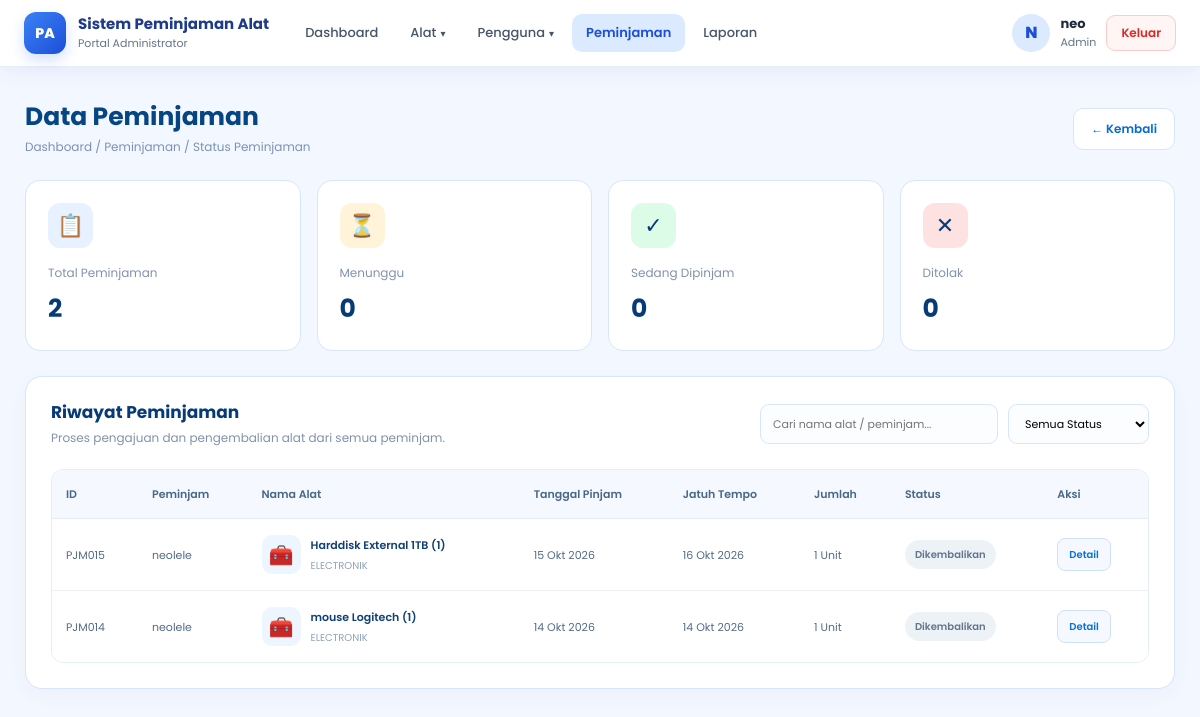
Page /admin/status_peminjaman.php (signed in) on the committed database.
### tables this page shows
CREATE TABLE `users` (
  `id` int(11) NOT NULL,
  `username` varchar(50) NOT NULL,
  `nama_lengkap` varchar(100) NOT NULL,
  `alamat` varchar(225) NOT NULL,
  `password` varchar(255) NOT NULL,
  `role` enum('admin','petugas','peminjam') NOT NULL
);

CREATE TABLE `peminjaman` (
  `id_peminjaman` int(11) NOT NULL,
  `id_user` int(11) NOT NULL,
  `tanggal_pinjam` date NOT NULL,
  `tanggal_jatuh_tempo` date NOT NULL,
  `status` enum('diajukan','dipinjam','dikembalikan','terlambat','ditolak') NOT NULL DEFAULT 'diajukan'
);

### includes/auth.php (called while the page is built, shortened)
<?php
function e($v): string
{
    return htmlspecialchars((string)$v, ENT_QUOTES, 'UTF-8');
}
function auth_user(PDO $pdo): array
{
    static $user = null;
    if ($user !== null) {
        return $user;
    }
    $s = $pdo->prepare('SELECT id, username, nama_lengkap, role FROM users WHERE id = ?');
    $s->execute([$_SESSION['user_id']]);
    $user = $s->fetch();
    return $user;
}
function dashboard_url(string $role): string
{
    return match ($role) {
        'admin'   => 'dashboard_admin.php',
        'petugas' => 'status_peminjaman.php',
        default   => 'lihat_alat.php',
    };
}
function tgl_id(?string $d): string
{
    $bulan = ['', 'Jan', 'Feb', 'Mar', 'Apr', 'Mei', 'Jun', 'Jul', 'Agu', 'Sep', 'Okt', 'Nov', 'Des'];
    $t = strtotime($d);
    return date('j', $t) . ' ' . $bulan[(int)date('n', $t)] . ' ' . date('Y', $t);
}
function rupiah($n): string
{
    return 'Rp ' . number_format((float)$n, 0, ',', '.');
}
function kode(string $prefix, int $id): string
{
    return $prefix . str_pad((string)$id, 3, '0', STR_PAD_LEFT);
}
function role_label(string $role): string
{
    return ['admin' => 'Admin', 'petugas' => 'Petugas', 'peminjam' => 'Peminjam'][$role] ?? ucfirst($role);
}
function status_label(string $s): string
{
    return [
        'diajukan'     => 'Menunggu',
        'dipinjam'     => 'Sedang Dipinjam',
        'terlambat'    => 'Terlambat',
        'dikembalikan' => 'Dikembalikan',
        'ditolak'      => 'Ditolak',
    ][$s] ?? ucfirst($s);
}

### admin/status_peminjaman.php (the view, shortened to what this page needs)
<?php
require_once __DIR__ . '/../includes/auth.php';
$me = auth_user($pdo);
$staff = in_array($me['role'], ['admin', 'petugas'], true);
$sql = "SELECT p.id_peminjaman, p.tanggal_pinjam, p.tanggal_jatuh_tempo, p.status,
               MAX(u.nama_lengkap) AS peminjam,
               GROUP_CONCAT(CONCAT(a.nama_alat, ' (', d.jumlah_alat, ')') ORDER BY a.nama_alat SEPARATOR ', ') AS alat,
               GROUP_CONCAT(DISTINCT k.nama_kategori SEPARATOR ', ') AS kategori,
               COALESCE(SUM(d.jumlah_alat), 0) AS total,
               MAX(pg.tanggal_kembali) AS tgl_kembali,
               MAX(pg.kondisi_alat) AS kondisi_kembali,
               MAX(pg.denda) AS denda
        FROM peminjaman p
        JOIN users u ON u.id = p.id_user
        LEFT JOIN detail_peminjaman d ON d.id_peminjaman = p.id_peminjaman
        LEFT JOIN alat a ON a.id_alat = d.id_alat
        LEFT JOIN kategori k ON k.id_kategori = a.id_kategori
        LEFT JOIN pengembalian pg ON pg.id_peminjaman = p.id_peminjaman "
     . ($staff ? '' : 'WHERE p.id_user = :uid ')
     . 'GROUP BY p.id_peminjaman ORDER BY p.id_peminjaman DESC';
$st = $pdo->prepare($sql);
$st->execute($staff ? [] : ['uid' => $me['id']]);
$rows = $st->fetchAll();
$cnt = ['total' => count($rows), 'menunggu' => 0, 'dipinjam' => 0, 'ditolak' => 0];
function catatan_status(array $r): string
{
    switch ($r['status']) {
        case 'dikembalikan':
            return 'Dikembalikan ' . tgl_id($r['tgl_kembali']) . ' dengan kondisi ' . ($r['kondisi_kembali'] ?? '-')
                . '. Denda: ' . rupiah($r['denda'] ?? 0) . '.';
    }
    return '-';
}
?>
<!DOCTYPE html>
<html lang="id">
<head>
    <link rel="stylesheet" href="../asset/css/bootstrap.css">
    <link rel="stylesheet" href="../asset/css/navbar.css">
</head>
<body>
<?php include __DIR__ . '/../includes/navbar.php'; ?>
<div class="nv-page">
<div class="container-status">
    <div class="d-flex justify-content-between align-items-center flex-wrap gap-3 mb-4">
        <div>
            <h2 class="page-title"><?= $staff ? 'Data Peminjaman' : 'Status Peminjaman' ?></h2>
            <div class="breadcrumb-text mb-0">
                Dashboard / Peminjaman / Status Peminjaman
            </div>
        </div>
        <a href="<?= e(dashboard_url($me['role'])) ?>" class="btn-kembali">
            ← Kembali
        </a>
    </div>
    <div class="row g-3">
        <div class="col-6 col-lg-3">
            <div class="stat-card">
                <div class="stat-icon icon-total">📋</div>
                <div class="stat-label">Total Peminjaman</div>
                <div class="stat-number"><?= $cnt['total'] ?></div>
            </div>
        </div>
        <div class="col-6 col-lg-3">
            <div class="stat-card">
                <div class="stat-icon icon-menunggu">⏳</div>
                <div class="stat-label">Menunggu</div>
                <div class="stat-number"><?= $cnt['menunggu'] ?></div>
            </div>
        </div>
        <div class="col-6 col-lg-3">
            <div class="stat-card">
                <div class="stat-icon icon-disetujui">✓</div>
                <div class="stat-label">Sedang Dipinjam</div>
                <div class="stat-number"><?= $cnt['dipinjam'] ?></div>
            </div>
        </div>
        <div class="col-6 col-lg-3">
            <div class="stat-card">
                <div class="stat-icon icon-ditolak">✕</div>
                <div class="stat-label">Ditolak</div>
                <div class="stat-number"><?= $cnt['ditolak'] ?></div>
            </div>
        </div>
    </div>
    <div class="main-card">
        <div class="main-card-header">
            <div>
                <h4>Riwayat Peminjaman</h4>
                <p><?= $staff ? 'Proses pengajuan dan pengembalian alat dari semua peminjam.' : 'Pantau status pengajuan dan pengembalian alatmu.' ?></p>
            </div>
            <div class="filter-area">
                <input type="text" id="cariPeminjaman" placeholder="Cari nama alat<?= $staff ? ' / peminjam' : '' ?>...">
                <select id="filterStatus">
                    <option value="">Semua Status</option>
                </select>
            </div>
        </div>
        <div class="table-responsive">
            <table class="table">
                <thead>
                    <tr>
                        <th>ID</th>
                        <?php if ($staff): ?><th>Peminjam</th><?php endif; ?>
                        <th>Nama Alat</th>
                        <th>Tanggal Pinjam</th>
                        <th>Jatuh Tempo</th>
                        <th>Jumlah</th>
                        <th>Status</th>
                        <th>Aksi</th>
                    </tr>
                </thead>
                <tbody id="tabelPeminjaman">
                <?php foreach ($rows as $r): ?>
                    <?php
                    $idKode = kode('PJM', (int)$r['id_peminjaman']);
                    ?>
                    <tr class="data-peminjaman"
                        data-nama="<?= e(mb_strtolower($r['alat'] . ' ' . $r['peminjam'])) ?>"
                        data-status="<?= e($r['status']) ?>"
                        data-id="<?= e($idKode) ?>"
                        data-alat="<?= e($r['alat'] ?? '-') ?>"
                        data-peminjam="<?= e($r['peminjam']) ?>"
                        data-tanggal-pinjam="<?= e(tgl_id($r['tanggal_pinjam'])) ?>"
                        data-tanggal-kembali="<?= e(tgl_id($r['tanggal_jatuh_tempo'])) ?>"
                        data-jumlah="<?= (int)$r['total'] ?> Unit"
                        data-catatan="<?= e(catatan_status($r)) ?>">
                        <td><?= e($idKode) ?></td>
                        <?php if ($staff): ?><td><?= e($r['peminjam']) ?></td><?php endif; ?>
                        <td>
                            <div class="alat-info">
                                <div class="alat-icon">🧰</div>
                                <div>
                                    <div class="alat-name"><?= e($r['alat'] ?? '-') ?></div>
                                    <div class="alat-category"><?= e($r['kategori'] ?? '-') ?></div>
                                </div>
                            </div>
                        </td>
                        <td><?= e(tgl_id($r['tanggal_pinjam'])) ?></td>
                        <td><?= e(tgl_id($r['tanggal_jatuh_tempo'])) ?></td>
                        <td><?= (int)$r['total'] ?> Unit</td>
                        <td>
                            <?php
                            $badge = $r['status'] === 'diajukan' ? 'menunggu' : $r['status'];
                            ?>
                            <span class="badge-status <?= e($badge) ?>"><?= e(status_label($r['status'])) ?></span>
                        </td>
                        <td>
                            <div class="aksi-wrap">
                                <button class="btn-detail" type="button" onclick="lihatDetail(this)">Detail</button>
                            </div>
                        </td>
                    </tr>
                <?php endforeach; ?>
                </tbody>
            </table>
        </div>
    </div>
</div>
</div>
</body>
</html>

### includes/navbar.php (shortened to what this page needs)
<?php
require_once __DIR__ . '/auth.php';
$nvUser  = auth_user($pdo);
$nvRole  = $nvUser['role'];
$nvAlias = ['edit_petugas.php' => 'daftar_user.php'];
$nvCur   = basename(parse_url($_SERVER['REQUEST_URI'], PHP_URL_PATH));
$nvCur   = $nvAlias[$nvCur] ?? $nvCur;
$nvMenus = match ($nvRole) {
    'admin' => [
        ['Dashboard', 'dashboard_admin.php'],
        ['Alat', null, [
            ['Lihat Alat', 'lihat_alat.php'],
            ['Tambah Alat', 'tambah_alat.php'],
            ['Edit Alat', 'edit_alat.php'],
            ['Hapus Alat', 'delete_alat.php'],
        ]],
        ['Pengguna', null, [
            ['Daftar User', 'daftar_user.php'],
            ['Tambah User', 'edit_user.php?tambah=1'],
            ['Daftar Petugas', 'daftar_user.php?role=petugas'],
        ]],
        ['Peminjaman', 'status_peminjaman.php'],
        ['Laporan', 'laporan.php'],
    ],
    'petugas' => [
        ['Peminjaman', 'status_peminjaman.php'],
        ['Lihat Alat', 'lihat_alat.php'],
        ['Laporan', 'laporan.php'],
    ],
    default => [
        ['Lihat Alat', 'lihat_alat.php'],
        ['Pinjam Alat', 'pinjam_alat.php'],
        ['Status Peminjaman', 'status_peminjaman.php'],
    ],
};
function nv_is_active(string $href, string $cur): bool
{
    return basename(parse_url($href, PHP_URL_PATH)) === $cur;
}
$nvInisial = mb_strtoupper(mb_substr($nvUser['nama_lengkap'] ?: $nvUser['username'], 0, 1));
$nvPortal  = ['admin' => 'Portal Administrator', 'petugas' => 'Portal Petugas', 'peminjam' => 'Portal Peminjam'][$nvRole] ?? '';
?>
<header class="nv">
    <div class="nv-inner">
        <a class="nv-brand" href="<?= e(dashboard_url($nvRole)) ?>">
            <span class="nv-logo">PA</span>
            <span class="nv-brandtext">
                <strong>Sistem Peminjaman Alat</strong>
                <small><?= e($nvPortal) ?></small>
            </span>
        </a>
        <div class="nv-collapse" id="nvCollapse">
            <nav class="nv-menu" aria-label="Menu utama">
                <?php foreach ($nvMenus as $m): ?>
                    <?php if (isset($m[2])): ?>
                        <?php
                        $groupActive = false;
                        ?>
                        <div class="nv-dd">
                            <button type="button"
                                    class="nv-link nv-dd-btn<?= $groupActive ? ' active' : '' ?>"
                                    aria-expanded="false">
                                <?= e($m[0]) ?> <span class="nv-caret">▾</span>
                            </button>
                        </div>
                    <?php else: ?>
                        <a class="nv-link<?= nv_is_active($m[1], $nvCur) ? ' active' : '' ?>"
                           href="<?= e($m[1]) ?>"><?= e($m[0]) ?></a>
                    <?php endif; ?>
                <?php endforeach; ?>
            </nav>
            <div class="nv-profile">
                <div class="nv-avatar"><?= e($nvInisial) ?></div>
                <div class="nv-info">
                    <strong><?= e($nvUser['nama_lengkap'] ?: $nvUser['username']) ?></strong>
                    <span><?= e(role_label($nvRole)) ?></span>
                </div>
                <a href="logout.php" class="nv-logout"
                   onclick="return confirm('Apakah kamu yakin ingin keluar?')">Keluar</a>
            </div>
        </div>
    </div>
</header>

### asset/css/navbar.css (style rules this page uses)
body { padding: 0 !important; }
.nv-page { padding: 35px 20px; }
.nv { position: sticky; top: 0; z-index: 1000; background: #fff; border-bottom: 1px solid #e5edf9; box-shadow: 0 4px 22px rgba(30, 64, 175, .07); font-family: inherit; }
.nv-inner { max-width: 1280px; margin: 0 auto; padding: 12px 24px; display: flex; align-items: center; gap: 22px; }
.nv-brand { display: flex; align-items: center; gap: 12px; text-decoration: none; flex-shrink: 0; }
.nv-logo { width: 42px; height: 42px; border-radius: 12px; display: grid; place-items: center; color: #fff; font-weight: 800; font-size: 14px; background: linear-gradient(135deg, #3b82f6, #1d4ed8); box-shadow: 0 6px 14px rgba(37, 99, 235, .2); }
.nv-brandtext strong { display: block; font-size: 15px; font-weight: 700; color: #1e3a8a; line-height: 1.2; }
.nv-brandtext small { display: block; font-size: 11px; color: #64748b; margin-top: 2px; }
.nv-collapse { flex: 1; display: flex; align-items: center; justify-content: space-between; gap: 20px; }
.nv-menu { display: flex; align-items: center; gap: 4px; flex-wrap: wrap; }
.nv-link { display: inline-flex; align-items: center; gap: 4px; padding: 9px 14px; border: 0; border-radius: 10px; background: transparent; color: #475569; font: inherit; font-size: 13px; font-weight: 500; text-decoration: none; cursor: pointer; transition: background .2s, color .2s; }
.nv-link.active { background: #dbeafe; color: #1d4ed8; font-weight: 600; }
.nv-caret { font-size: 10px; }
.nv-dd { position: relative; }
.nv-profile { display: flex; align-items: center; gap: 10px; flex-shrink: 0; }
.nv-avatar { width: 38px; height: 38px; border-radius: 50%; display: grid; place-items: center; background: #dbeafe; color: #1d4ed8; font-weight: 800; }
.nv-info strong { display: block; font-size: 13px; color: #1e293b; line-height: 1.2; }
.nv-info span { display: block; font-size: 11px; color: #64748b; margin-top: 2px; }
.nv-logout { padding: 8px 14px; border-radius: 9px; border: 1px solid #fecaca; background: #fff5f5; color: #dc2626; font-size: 12px; font-weight: 600; text-decoration: none; transition: background .2s; }

### rows in the picture
users: role "Portal Administrator", nama_lengkap "N", nama_lengkap "neo", role "Admin"
peminjaman: id_peminjaman "PJM015", peminjam "neolele", alat "Harddisk External 1TB (1)", kategori "ELECTRONIK", tanggal_pinjam "15 Okt 2026", tanggal_jatuh_tempo "16 Okt 2026", total "1", status "Dikembalikan"
peminjaman: id_peminjaman "PJM014", peminjam "neolele", alat "mouse Logitech (1)", kategori "ELECTRONIK", tanggal_pinjam "14 Okt 2026", tanggal_jatuh_tempo "14 Okt 2026", total "1", status "Dikembalikan"

### other values in the picture
$m[0] "Dashboard"
$m[0] "Alat"
$m[0] "Pengguna"
$m[0] "Peminjaman"
$m[0] "Laporan"
$cnt['total'] "2"
$cnt['menunggu'] "0"
$cnt['dipinjam'] "0"
$cnt['ditolak'] "0"
